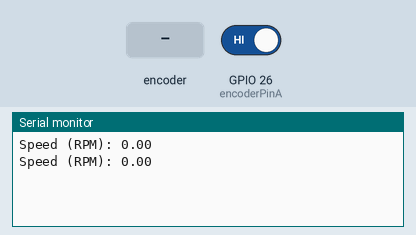
A sketch run on a simulated ESP32. On the bench: the last lines printed to the serial monitor. The test bench sets the inputs (shaded band); at power-on: GPIO 26 (encoderPinA) HIGH. Nothing arrives over Bluetooth unless stated; a phone connects over Bluetooth LE 3 s after start.

Above: at 1.2 s.
1.3 s: rotary encoder on GPIO 26 (encoderPinA) / GPIO 14 (encoderPinB) turned 1 step (first pin leading)
At 1.81 s:
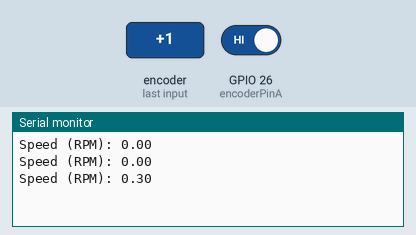
3.0 s: rotary encoder on GPIO 26 (encoderPinA) / GPIO 14 (encoderPinB) turned 3 steps (first pin leading)
At 3.9 s:
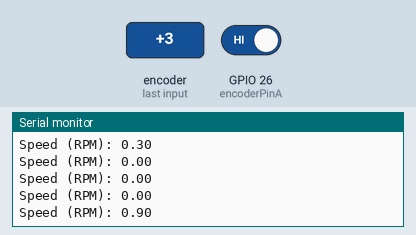
Timing chart, 0 to 6.0 s (numbered marks = the images above; inputs shaded):
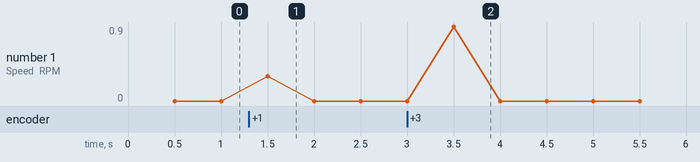

Measured:
- after the input at 1.3 s, the serial monitor: prints a new line after 0.20 s (image 1)
- after the input at 3.0 s, the serial monitor: prints a new line after 0.50 s (image 2)

The sketch:

Sensing_speed_and_transmiting_through_BLE_server.ino
```cpp
#include <BLEDevice.h>
#include <BLEUtils.h>
#include <BLEServer.h>

BLEServer *pServer;
BLECharacteristic *pCharacteristic;

volatile int pulseCount = 0;
unsigned long lastTime;
unsigned long currentTime;
unsigned long timeInterval = 500; // Time interval in milliseconds

const int encoderPinA = 26; // Example GPIO pin for encoder channel A
const int encoderPinB = 14; // Example GPIO pin for encoder channel B

// Define the Bluetooth service and characteristic UUIDs
#define SERVICE_UUID        "4fafc201-1fb5-459e-8fcc-c5c9c331914b"
#define CHARACTERISTIC_UUID "beb5483e-36e1-4688-b7f5-ea07361b26a8"

void setup() {
  Serial.begin(115200);

  // Initialize BLE
  BLEDevice::init("Motor_Speed_Monitor");
  pServer = BLEDevice::createServer();
  BLEService *pService = pServer->createService(SERVICE_UUID);
  pCharacteristic = pService->createCharacteristic(
                      CHARACTERISTIC_UUID,
                      BLECharacteristic::PROPERTY_READ |
                      BLECharacteristic::PROPERTY_NOTIFY
                    );
  pService->start();
  BLEAdvertising *pAdvertising = pServer->getAdvertising();
  pAdvertising->start();

  // Setup encoder
  pinMode(encoderPinA, INPUT_PULLUP);
  pinMode(encoderPinB, INPUT_PULLUP);
  attachInterrupt(digitalPinToInterrupt(encoderPinA), countPulse, RISING);

  lastTime = millis();
}

void loop() {
  currentTime = millis();
  if ((currentTime - lastTime) >= timeInterval) {
    float rpm = (pulseCount / 400.0) * 60.0 / (timeInterval / 1000.0); // Assuming 20 counts per revolution
    Serial.print("Speed (RPM): ");
    Serial.println(rpm);

    // Send data over Bluetooth
    String rpmString = String(rpm, 2); // Format RPM to 2 decimal places
    pCharacteristic->setValue(rpmString.c_str());
    pCharacteristic->notify();

    pulseCount = 0;
    lastTime = currentTime;
  }
}

void countPulse() {
  pulseCount++;
}
```
